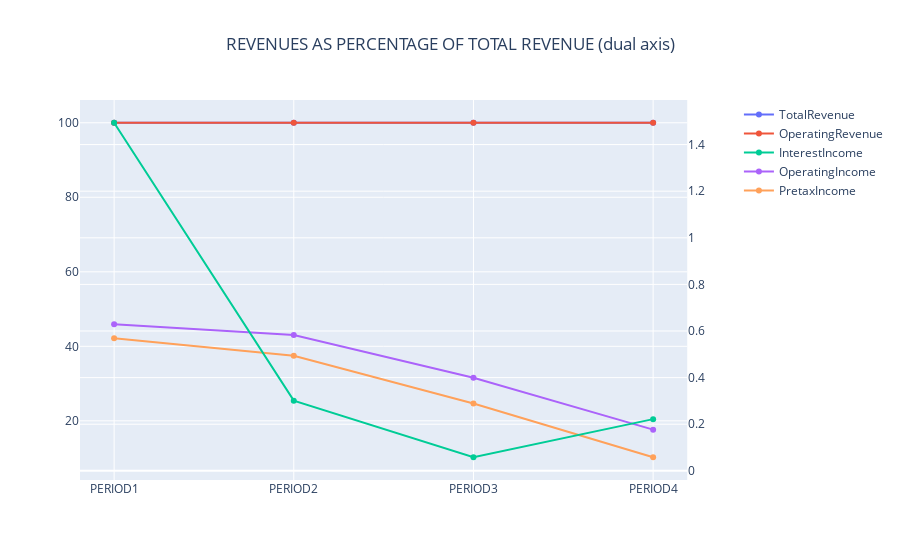

Notebook cell for this chart:
### Code cell
fig2 = make_subplots(specs=[[{"secondary_y": True}]])
fig2.update_layout(title="REVENUES AS PERCENTAGE OF TOTAL REVENUE (dual axis)", title_x=0.5,)

for i in income_stmt_items_rev:
    if i in ['GainOnSaleOfSecurity', 'InterestIncome']: 
        sec = True 
    else: 
        sec = False

    fig2.add_trace(
        go.Scatter(y=out_rev.loc[i], x=out_rev.columns, name=i),
        secondary_y=sec,
    )

fig2.show()

### Figure 1 — Plotly figure (JSON) as saved in the notebook; plotly's stock layout.template omitted (floating-point values rounded to 4 significant figures)
{"data": [{"name": "TotalRevenue", "type": "scatter", "x": ["PERIOD1", "PERIOD2", "PERIOD3", "PERIOD4"], "xaxis": "x", "y": [100, 100, 100, 100], "yaxis": "y"}, {"name": "OperatingRevenue", "type": "scatter", "x": ["PERIOD1", "PERIOD2", "PERIOD3", "PERIOD4"], "xaxis": "x", "y": [100, 100, 100, 100], "yaxis": "y"}, {"name": "InterestIncome", "type": "scatter", "x": ["PERIOD1", "PERIOD2", "PERIOD3", "PERIOD4"], "xaxis": "x", "y": [1.494, 0.3012, 0.05829, 0.2219], "yaxis": "y2"}, {"name": "OperatingIncome", "type": "scatter", "x": ["PERIOD1", "PERIOD2", "PERIOD3", "PERIOD4"], "xaxis": "x", "y": [45.93, 43.01, 31.57, 17.63], "yaxis": "y"}, {"name": "PretaxIncome", "type": "scatter", "x": ["PERIOD1", "PERIOD2", "PERIOD3", "PERIOD4"], "xaxis": "x", "y": [42.15, 37.45, 24.64, 10.23], "yaxis": "y"}], "layout": {"title": {"text": "REVENUES AS PERCENTAGE OF TOTAL REVENUE (dual axis)", "x": 0.5}, "xaxis": {"anchor": "y", "domain": [0, 0.94]}, "yaxis": {"anchor": "x", "domain": [0, 1]}, "yaxis2": {"anchor": "x", "overlaying": "y", "side": "right"}}}
